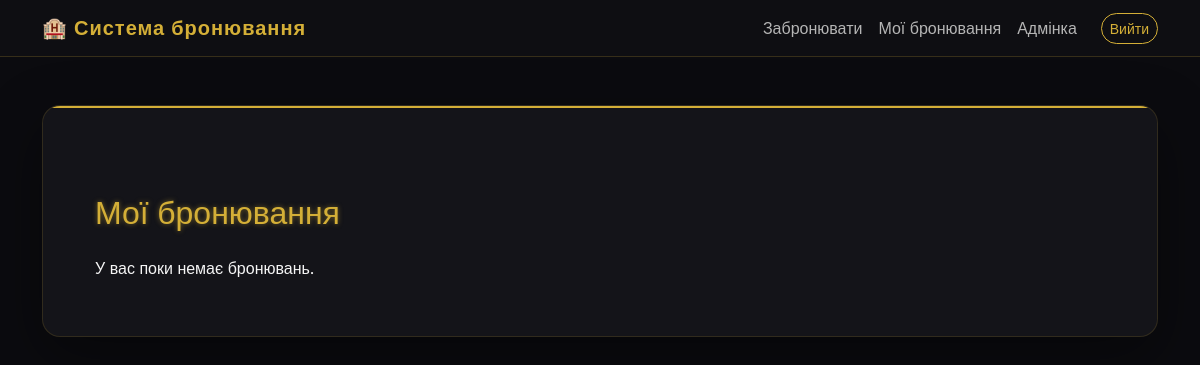
The app's page /my-bookings/ (signed in), older data.
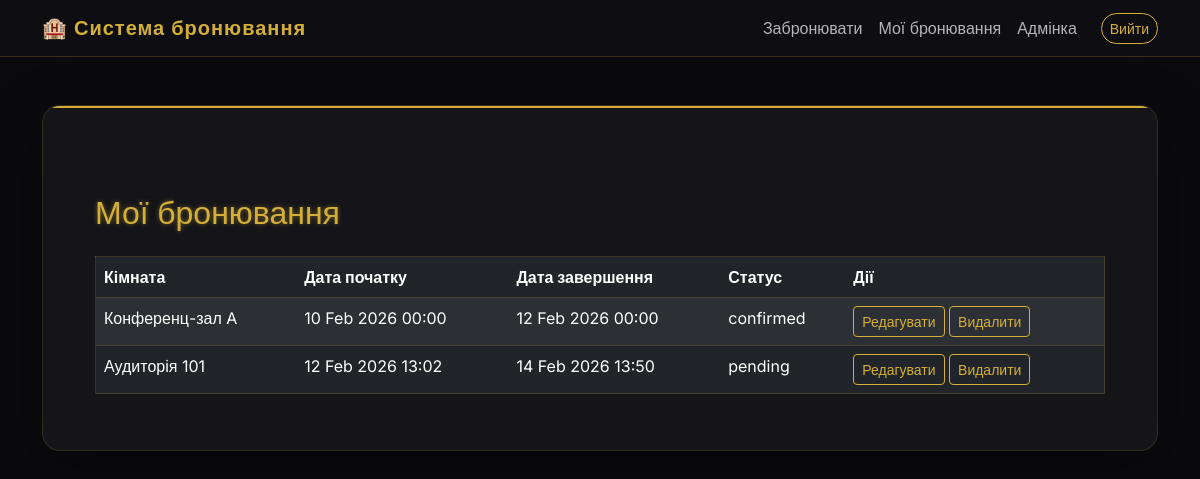
The same page, newer data.
### booking/models.py (models this page shows, shortened)
class Booking(models.Model):
    STATUS_CHOICES = [
        ('pending', 'Очікує підтвердження'),
        ('confirmed', 'Підтверджено'),
        ('cancelled', 'Скасовано'),
    ]
    user = models.ForeignKey(User, on_delete=models.CASCADE)
    room = models.ForeignKey(Room, on_delete=models.CASCADE)
    start_date = models.DateTimeField()
    end_date = models.DateTimeField()
    status = models.CharField(max_length=20, choices=STATUS_CHOICES, default='pending')
    created_at = models.DateTimeField(auto_now_add=True)

class Room(models.Model):
    ROOM_TYPES = [
        ('auditorium', 'Аудиторія'),
        ('conference', 'Конференц-зал'),
        ('lab', 'Лабораторія'),
        ('other', 'Інше'),
    ]
    name = models.CharField(max_length=100)
    type = models.CharField(max_length=20, choices=ROOM_TYPES, default='other')
    capacity = models.PositiveIntegerField()
    price_per_day = models.DecimalField(max_digits=8, decimal_places=2, default=1000)  # дефолтная цена
    features = models.TextField(
        verbose_name="Особливості (проєктор, Wi-Fi, дошка тощо)"
    )

### booking/views.py (the view)
# urls.py: path('my-bookings/', my_bookings, name='my_bookings'),
@login_required
def my_bookings(request):
    bookings = Booking.objects.filter(user=request.user)
    return render(request, 'booking/my_bookings.html', {'bookings': bookings})

### templates/booking/my_bookings.html (shortened to what this page needs)
{% extends 'booking/base.html' %}
{% block content %}
<div class="container mt-5">
    <h2 class="mb-4" style="color: #d4af37; text-shadow: 0 0 5px rgba(212,175,55,.5);">
        Мої бронювання
    </h2>
    {% if bookings %}
    <div class="table-responsive">
        <table class="table table-dark table-striped table-hover" style="border: 1px solid rgba(212,175,55,.2);">
            <thead>
                <tr>
                    <th>Кімната</th>
                    <th>Дата початку</th>
                    <th>Дата завершення</th>
                    <th>Статус</th>
                    <th>Дії</th>
                </tr>
            </thead>
            <tbody>
                {% for booking in bookings %}
                <tr style="transition: box-shadow .3s ease;">
                    <td>{{ booking.room.name }}</td>
                    <td>{{ booking.start_date|date:"d M Y H:i" }}</td>
                    <td>{{ booking.end_date|date:"d M Y H:i" }}</td>
                    <td>{{ booking.status }}</td>
                    <td>
                        <a href="{% url 'edit_booking' booking.id %}"
                           class="btn btn-sm btn-outline-warning"
                           style="border-color: #d4af37; color: #d4af37; transition: all .3s ease;"
                           onmouseover="this.style.background='#d4af37'; this.style.color='#000'; this.style.boxShadow='0 0 15px rgba(212,175,55,.5)';"
                           onmouseout="this.style.background='transparent'; this.style.color='#d4af37'; this.style.boxShadow='none';">
                            Редагувати
                        </a>
                        <a href="{% url 'delete_booking' booking.id %}"
                           class="btn btn-sm btn-outline-danger"
                           style="border-color: #d4af37; color: #d4af37; transition: all .3s ease;"
                           onmouseover="this.style.background='#d4af37'; this.style.color='#000'; this.style.boxShadow='0 0 15px rgba(212,175,55,.5)';"
                           onmouseout="this.style.background='transparent'; this.style.color='#d4af37'; this.style.boxShadow='none';">
                            Видалити
                        </a>
                    </td>
                </tr>
                {% endfor %}
            </tbody>
        </table>
    </div>
    {% else %}
        <p style="color: #f5f5f5;">У вас поки немає бронювань.</p>
    {% endif %}
</div>
{% endblock %}

### templates/booking/base.html (shortened to what this page needs)
<!DOCTYPE html>
<html lang="uk">
<head>
    <link href="https://cdn.jsdelivr.net/npm/bootstrap@5.3.2/dist/css/bootstrap.min.css" rel="stylesheet">
</head>
<body>
<nav class="navbar navbar-expand-lg navbar-dark">
    <div class="container">
        <a class="navbar-brand" href="{% url 'home' %}">
            🏨 Система бронювання
        </a>
        <ul class="navbar-nav ms-auto align-items-center">
            {% if user.is_authenticated %}
                <li class="nav-item">
                    <a class="nav-link" href="{% url 'booking' %}">Забронювати</a>
                </li>
                <li class="nav-item">
                    <a class="nav-link" href="{% url 'my_bookings' %}">Мої бронювання</a>
                </li>
                {% if user.is_staff %}
                    <li class="nav-item">
                        <a class="nav-link" href="/admin/">Адмінка</a>
                    </li>
                {% endif %}
                <li class="nav-item ms-3">
                    <form method="post" action="{% url 'logout' %}">
                        <button type="submit" class="btn btn-outline-light btn-sm rounded-pill">
                            Вийти
                        </button>
                    </form>
                </li>
            {% endif %}
        </ul>
    </div>
</nav>
<div class="container my-5">
    <div class="content-wrapper">
        {% block content %}{% endblock %}
    </div>
</div>
</body>
</html>

### templates/booking/base.html (style rules this page uses)
:root { --gold: #d4af37; --gold-soft: rgba(212,175,55,.35); --dark-bg: #0b0b0f; --dark-surface: #141419; --text-main: #f5f5f5; --text-muted: #b5b5b5; }
body { min-height: 100vh; font-family: 'Inter', sans-serif; background: var(--dark-bg); color: var(--text-main); }
.navbar { background: rgba(15,15,20,0.95) !important; border-bottom: 1px solid rgba(212,175,55,.2); backdrop-filter: blur(10px); }
.navbar-brand { font-weight: 600; letter-spacing: 1px; color: var(--gold) !important; }
.nav-link { color: var(--text-muted) !important; transition: all .3s ease; }
.content-wrapper { background: var(--dark-surface); border-radius: 18px; padding: 40px; border: 1px solid rgba(212,175,55,.15); box-shadow: 0 20px 60px rgba(0,0,0,.4); animation: fadeUp .6s ease; position: relative; overflow: hidden; }
.content-wrapper::before { content: ""; position: absolute; top: 0; left: 0; width: 100%; height: 2px; background: var(--gold); }
a { color: var(--gold); text-decoration: none; transition: .3s ease; }
.btn-outline-light { border-color: var(--gold); color: var(--gold); }

Row changes from the older to the newer data that the page shows:
added Booking: room.name "Конференц-зал A", start_date "10 Feb 2026 00:00", end_date "12 Feb 2026 00:00", status "confirmed"
added Booking: room.name "Аудиторія 101", start_date "12 Feb 2026 13:02", end_date "14 Feb 2026 13:50", status "pending"
Text that changed along with them:
text no longer shown: "У вас поки немає бронювань."
text now shown: "Кімната Дата початку Дата завершення Статус Дії"
